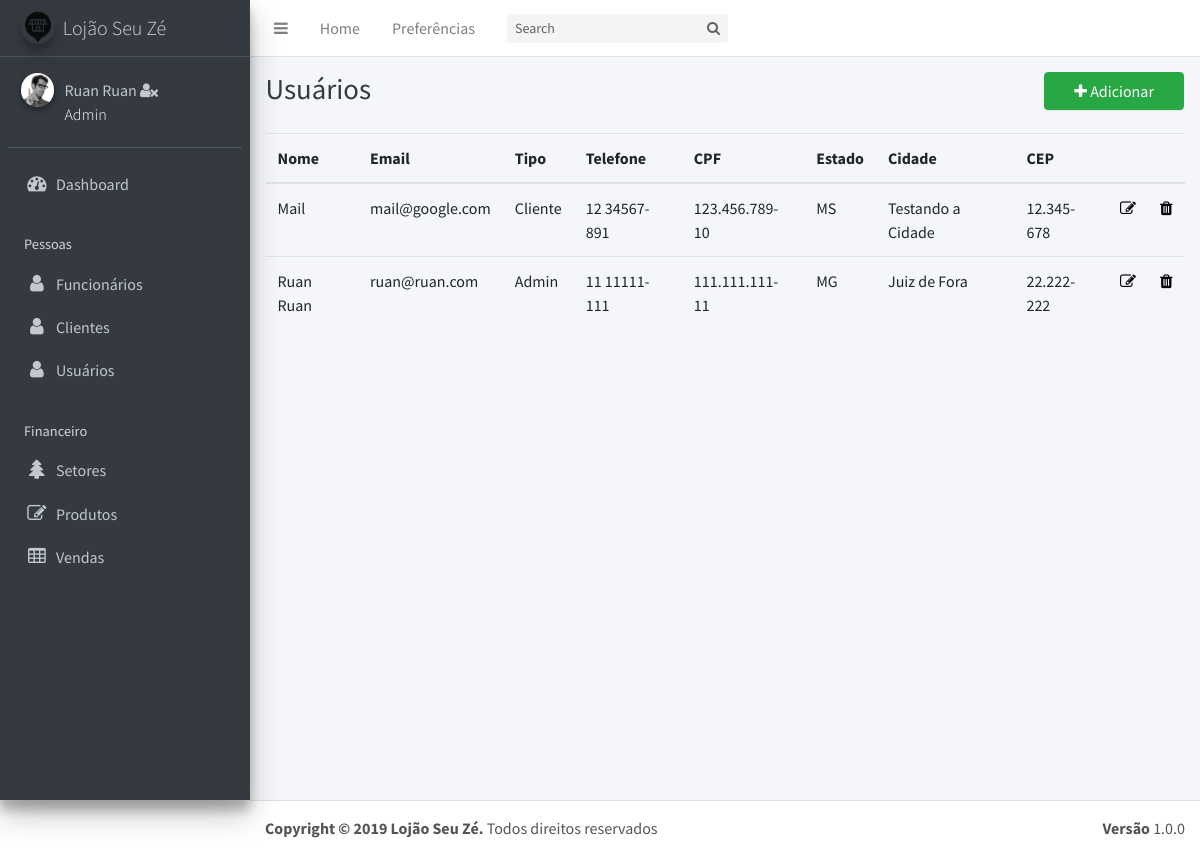
/usuarios.php (signed in), run on the app's committed database.
### tables this page shows
CREATE TABLE `usuarios` (
  `id` int(11) NOT NULL,
  `email` varchar(20) NOT NULL,
  `senha` varchar(40) NOT NULL,
  `tipo` varchar(11) NOT NULL,
  `nome` varchar(50) NOT NULL,
  `telefone` varchar(12) NOT NULL,
  `cpf` varchar(14) NOT NULL,
  `endereco` varchar(40) NOT NULL,
  `complemento` varchar(40) DEFAULT NULL,
  `cidade` varchar(40) NOT NULL,
  `estado` varchar(40) NOT NULL,
  `cep` varchar(10) NOT NULL
);

### usuarios.php (the view)
<?php require ('header.php'); ?>
<?php require ('dashboard.php'); ?>
<?php
$sql = "SELECT * FROM usuarios ORDER BY nome ASC";
$result = $conexao->query($sql);
?>
  <div class="content-wrapper">
    <div class="content-header">
      <div class="container-fluid">
        <div class="row mb-2">
          <div class="col-sm-6">
            <h1 class="m-0 text-dark">Usuários</h1>
          </div>
          <div class="col-sm-4">
          </div>
          <div class="col-sm-2">
            <a href="cadastroUsuarios.php"><button type="button" class="btn btn-block btn-success"><i class="nav-icon fa fa-plus"></i> Adicionar</button></a>
          </div>
        </div>
      </div>
    </div>
    <section class="content">
      <div class="container-fluid">
        <div class="row">
          <section class="col-lg-12 connectedSortable">
            <table class="table table-hover">
              <thead>
                <tr>
                  <th>Nome</th>
                  <th>Email</th>
                  <th>Tipo</th>
                  <th>Telefone</th>
                  <th>CPF</th>
                  <th>Estado</th>
                  <th>Cidade</th>
                  <th>CEP</th>
                  <th></th>
                  <th></th>
                </tr>
              </thead>
              <tbody>
                <?php
                if ($result->num_rows > 0) {
                    while ($row = $result->fetch_assoc()) {
                     echo "<tr>";
                      echo "<td>" .$row["nome"] . "</td>";
                      echo "<td>" .$row["email"] . "</td> ";
                      echo "<td>" .$row["tipo"] . "</td>";
                      echo "<td>" .$row["telefone"] . "</td> ";
                      echo "<td>" .$row["cpf"] . "</td>";
                      echo "<td>" .$row["estado"] . "</td>";
                      echo "<td>" .$row["cidade"] . "</td>";
                      echo "<td>" .$row["cep"] . "</td>";
                      ?>
                      <td><a href="#" style="text-decoration: none;color: #000;"><i class="fa fa-edit"></i></a></td>
                      <td><a href="crudDelete.php?id=<?php echo $row['id'];?>" style="text-decoration: none;color: #000;"><i class="fa fa-trash"></i></a></td>
                      <?php
                      echo "<tr>";
                    }
                }
                ?>
              </tbody>
            </table>
          </section>
        </div>
      </div>
    </section>
  </div>
<?php require ('footer.php');?>

### header.php (shortened to what this page needs)
<!DOCTYPE html>
<html>
<head>
  <link rel="stylesheet" href="plugins/font-awesome/css/font-awesome.min.css">
  <link rel="stylesheet" href="https://code.ionicframework.com/ionicons/2.0.1/css/ionicons.min.css">
  <link rel="stylesheet" href="dist/css/adminlte.min.css">
  <link rel="stylesheet" href="plugins/iCheck/flat/blue.css">
  <link rel="stylesheet" href="plugins/morris/morris.css">
  <link rel="stylesheet" href="plugins/jvectormap/jquery-jvectormap-1.2.2.css">
  <link rel="stylesheet" href="plugins/datepicker/datepicker3.css">
  <link rel="stylesheet" href="plugins/daterangepicker/daterangepicker-bs3.css">
  <link rel="stylesheet" href="plugins/bootstrap-wysihtml5/bootstrap3-wysihtml5.min.css">
</head>
<body class="hold-transition sidebar-mini">
<div class="wrapper">
  <nav class="main-header navbar navbar-expand bg-white navbar-light border-bottom">
    <ul class="navbar-nav">
      <li class="nav-item">
        <a class="nav-link" data-widget="pushmenu" href="#"><i class="fa fa-bars"></i></a>
      </li>
      <li class="nav-item d-none d-sm-inline-block">
        <a href="#" class="nav-link">Home</a>
      </li>
      <li class="nav-item d-none d-sm-inline-block">
        <a href="#" class="nav-link">Preferências</a>
      </li>
    </ul>
    <form class="form-inline ml-3">
      <div class="input-group input-group-sm">
        <input class="form-control form-control-navbar" type="search" placeholder="Search" aria-label="Search">
        <div class="input-group-append">
          <button class="btn btn-navbar" type="submit">
            <i class="fa fa-search"></i>
          </button>
        </div>
      </div>
    </form>
  </nav>

### dashboard.php
<aside class="main-sidebar sidebar-dark-primary elevation-4">
  <a href="index.php" class="brand-link">
    <img src="dist/img/logo.png" alt="AdminLTE Logo" class="brand-image img-circle elevation-3"
         style="opacity: .8">
    <span class="brand-text font-weight-light">Lojão Seu Zé</span>
  </a>
  <div class="sidebar">
    <div class="user-panel mt-3 pb-3 mb-3 d-flex">
      <div class="image">
        <img src="dist/img/user2-160x160.jpg" class="img-circle elevation-2" alt="Imagem Usuário">
      </div>
      <div class="info">
        <a href="#"> <?php echo $_SESSION['nome'] ; ?></a> <a href="logout.php"><i data-toggle="tooltip" title="Logout " class="fa fa-user-times"></i></a>
        <span class="brand-text font-weight-light d-block" style="color: #FFF;"> <?php echo $_SESSION['tipo']; ?></span>
      </div>
    </div>
    <nav class="mt-2">
      <ul class="nav nav-pills nav-sidebar flex-column" data-widget="treeview" role="menu" data-accordion="false">
        <li class="nav-item">
          <a href="index.php" class="nav-link">
            <i class="nav-icon fa fa-dashboard"></i>
            <p>
              Dashboard
            </p>
          </a>
        </li>
        <li class="nav-header">Pessoas</li>
        <li class="nav-item">
          <a href="#" class="nav-link">
            <i class="nav-icon fa fa-user"></i>
            <p>
              Funcionários
            </p>
          </a>
        </li>
        <li class="nav-item">
          <a href="#" class="nav-link">
            <i class="nav-icon fa fa-user"></i>
            <p>
              Clientes
            </p>
          </a>
        </li>
        <li class="nav-item">
          <a href="usuarios.php" class="nav-link">
            <i class="nav-icon fa fa-user"></i>
            <p>
              Usuários
            </p>
          </a>
        </li>
        <li class="nav-header">Financeiro</li>
        <li class="nav-item">
          <a href="#" class="nav-link">
            <i class="nav-icon fa fa-tree"></i>
            <p>
              Setores
            </p>
          </a>
        </li>
        <li class="nav-item">
          <a href="#" class="nav-link">
            <i class="nav-icon fa fa-edit"></i>
            <p>
              Produtos
            </p>
          </a>
        </li>
        <li class="nav-item">
          <a href="#" class="nav-link">
            <i class="nav-icon fa fa-table"></i>
            <p>
              Vendas
            </p>
          </a>
        </li>
      </ul>
    </nav>
  </div>
</aside>

### footer.php (shortened to what this page needs)
  <footer class="main-footer">
    <strong>Copyright &copy; 2019 Lojão Seu Zé.</strong>
    Todos direitos reservados
    <div class="float-right d-none d-sm-inline-block">
      <b>Versão</b> 1.0.0
    </div>
  </footer>
</div>
</body>
</html>

### data on the page
usuarios: nome "Mail", email "mail@google.com", tipo "Cliente", telefone "12 34567-891", cpf "123.456.789-10", estado "MS", cidade "Testando a Cidade", cep "12.345-678"
usuarios: nome "Ruan Ruan", email "ruan@ruan.com", tipo "Admin", telefone "11 11111-111", cpf "111.111.111-11", estado "MG", cidade "Juiz de Fora", cep "22.222-222"

### other printed values
$_SESSION['nome'] "Ruan Ruan"
$_SESSION['tipo'] "Admin"
